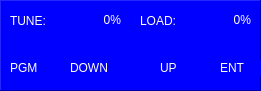
   <widget class="QFrame" name="frmTuneLoad_2">
    <property name="geometry">
     <rect>
      <x>400</x>
      <y>640</y>
      <width>261</width>
      <height>91</height>
     </rect>
    </property>
    <property name="styleSheet">
     <string notr="true">background-color: rgb(0, 0, 255);</string>
    </property>
    <property name="frameShape">
     <enum>QFrame::Panel</enum>
    </property>
    <property name="frameShadow">
     <enum>QFrame::Raised</enum>
    </property>
    <widget class="QLabel" name="lblKJL2_2_L3P1">
     <property name="geometry">
      <rect>
       <x>10</x>
       <y>60</y>
       <width>41</width>
       <height>16</height>
      </rect>
     </property>
     <property name="styleSheet">
      <string notr="true">color: rgb(255, 255, 255);
font: 75 12pt &quot;MS Shell Dlg 2&quot;;</string>
     </property>
     <property name="text">
      <string>PGM</string>
     </property>
    </widget>
    <widget class="QLabel" name="lblKJL2_2_L3P2">
     <property name="geometry">
      <rect>
       <x>70</x>
       <y>60</y>
       <width>51</width>
       <height>16</height>
      </rect>
     </property>
     <property name="styleSheet">
      <string notr="true">color: rgb(255, 255, 255);
font: 75 12pt &quot;MS Shell Dlg 2&quot;;</string>
     </property>
     <property name="text">
      <string>DOWN</string>
     </property>
    </widget>
    <widget class="QLabel" name="lblKJL2_2_L3P3">
     <property name="geometry">
      <rect>
       <x>160</x>
       <y>60</y>
       <width>41</width>
       <height>16</height>
      </rect>
     </property>
     <property name="styleSheet">
      <string notr="true">color: rgb(255, 255, 255);
font: 75 12pt &quot;MS Shell Dlg 2&quot;;</string>
     </property>
     <property name="text">
      <string>UP</string>
     </property>
    </widget>
    <widget class="QLabel" name="lblKJL2_2_L3P4">
     <property name="geometry">
      <rect>
       <x>220</x>
       <y>60</y>
       <width>41</width>
       <height>16</height>
      </rect>
     </property>
     <property name="styleSheet">
      <string notr="true">color: rgb(255, 255, 255);
font: 75 12pt &quot;MS Shell Dlg 2&quot;;</string>
     </property>
     <property name="text">
      <string>ENT</string>
     </property>
    </widget>
    <widget class="QLabel" name="lblKJL2_2_L1P1">
     <property name="geometry">
      <rect>
       <x>10</x>
       <y>10</y>
       <width>51</width>
       <height>21</height>
      </rect>
     </property>
     <property name="styleSheet">
      <string notr="true">color: rgb(255, 255, 255);
font: 75 12pt &quot;MS Shell Dlg 2&quot;;</string>
     </property>
     <property name="text">
      <string>TUNE:</string>
     </property>
    </widget>
    <widget class="QLabel" name="lblKJL2_2_L1P2">
     <property name="geometry">
      <rect>
       <x>80</x>
       <y>10</y>
       <width>41</width>
       <height>20</height>
      </rect>
     </property>
     <property name="styleSheet">
      <string notr="true">color: rgb(255, 255, 255);
font: 75 12pt &quot;MS Shell Dlg 2&quot;;</string>
     </property>
     <property name="text">
      <string>0%</string>
     </property>
     <property name="alignment">
      <set>Qt::AlignRight|Qt::AlignTrailing|Qt::AlignVCenter</set>
     </property>
    </widget>
    <widget class="QLabel" name="lblKJL2_2_L1P3">
     <property name="geometry">
      <rect>
       <x>140</x>
       <y>10</y>
       <width>51</width>
       <height>21</height>
      </rect>
     </property>
     <property name="styleSheet">
      <string notr="true">color: rgb(255, 255, 255);
font: 75 12pt &quot;MS Shell Dlg 2&quot;;</string>
     </property>
     <property name="text">
      <string>LOAD:</string>
     </property>
    </widget>
    <widget class="QLabel" name="lblKJL2_2_L1P4">
     <property name="geometry">
      <rect>
       <x>210</x>
       <y>10</y>
       <width>41</width>
       <height>20</height>
      </rect>
     </property>
     <property name="styleSheet">
      <string notr="true">color: rgb(255, 255, 255);
font: 75 12pt &quot;MS Shell Dlg 2&quot;;</string>
     </property>
     <property name="text">
      <string>0%</string>
     </property>
     <property name="alignment">
      <set>Qt::AlignRight|Qt::AlignTrailing|Qt::AlignVCenter</set>
     </property>
    </widget>
   </widget>
